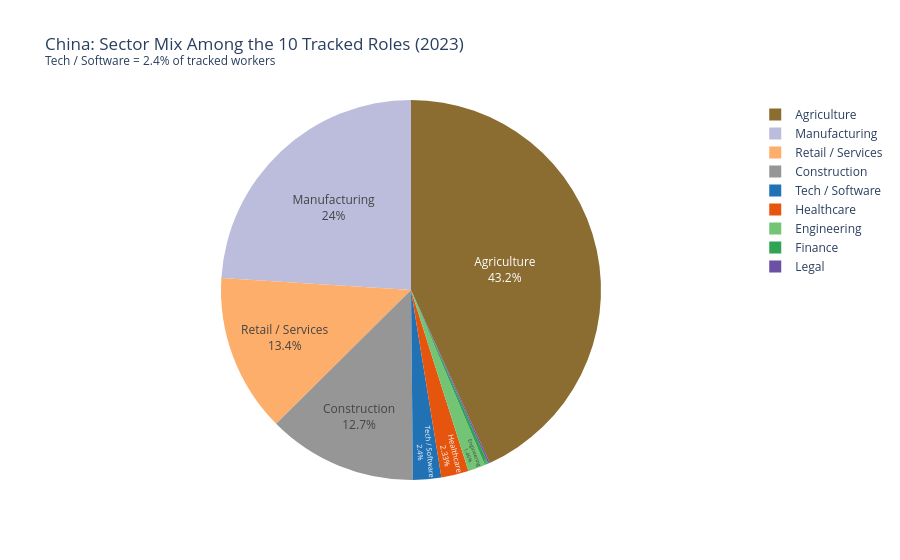

The notebook cell saved with this chart:
### Code cell
sector_vol = vol.groupby('sector_label', as_index=False)['employed_thousands'].sum()
tech_pct = sector_vol.loc[sector_vol['sector_label'] == 'Tech / Software', 'employed_thousands'].values[0] / sector_vol['employed_thousands'].sum() * 100

fig2 = px.pie(
    sector_vol, values='employed_thousands', names='sector_label',
    color='sector_label', color_discrete_map=SECTOR_COLORS,
    title=f'China: Sector Mix Among the 10 Tracked Roles (2023)<br><sup>Tech / Software = {tech_pct:.1f}% of tracked workers</sup>',
)
fig2.update_traces(textposition='inside', textinfo='percent+label')
fig2.show()

### Figure 1 — Plotly figure (JSON) as saved in the notebook; plotly's stock layout.template omitted (floating-point values rounded to 4 significant figures)
{"data": [{"customdata": [["Agriculture"], ["Construction"], ["Engineering"], ["Finance"], ["Healthcare"], ["Legal"], ["Manufacturing"], ["Retail / Services"], ["Tech / Software"]], "domain": {"x": [0.0, 1.0], "y": [0.0, 1.0]}, "hovertemplate": "sector_label=%{customdata[0]}<br>employed_thousands=%{value}<extra></extra>", "labels": ["Agriculture", "Construction", "Engineering", "Finance", "Healthcare", "Legal", "Manufacturing", "Retail / Services", "Tech / Software"], "legendgroup": "", "marker": {"colors": ["#8c6d31", "#969696", "#74c476", "#31a354", "#e6550d", "#6a51a3", "#bcbddc", "#fdae6b", "#2171b5"]}, "name": "", "showlegend": true, "textinfo": "percent+label", "textposition": "inside", "type": "pie", "values": [180000, 53000, 6100, 1300, 9700, 570, 100000, 56000, 10000]}], "layout": {"legend": {"tracegroupgap": 0}, "title": {"text": "China: Sector Mix Among the 10 Tracked Roles (2023)<br><sup>Tech / Software = 2.4% of tracked workers</sup>"}}}
